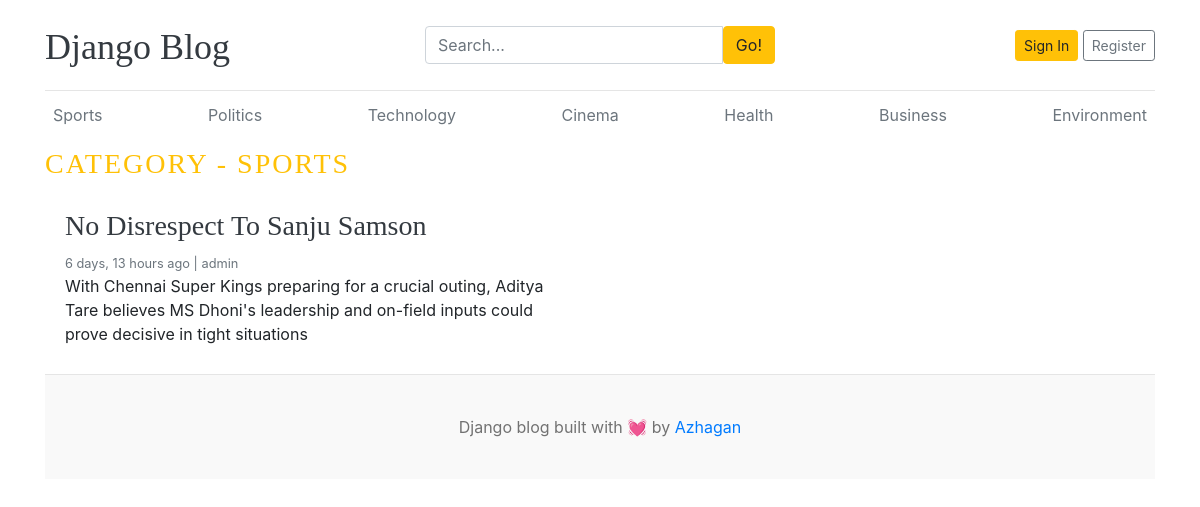
Page /category/1/ on the committed database.
### blogs/models.py (models this page shows, shortened)
class Category(models.Model):
    category_name = models.CharField(max_length=100, unique = True)
    created_at = models.DateTimeField(auto_now_add=True)
    updated_at = models.DateTimeField(auto_now=True)
    class Meta:
        verbose_name_plural = 'Categories'
    def __str__(self):
        return self.category_name

class Blog(models.Model):
    title = models.CharField(max_length=200)
    slug = models.SlugField(max_length=200, unique=True, blank=True)
    category = models.ForeignKey(Category, on_delete=models.CASCADE)
    author = models.ForeignKey(User, on_delete=models.CASCADE)
    featured_image = models.ImageField(upload_to='uploads/%Y/%m/%d/')
    short_description = models.TextField(max_length=500)
    blog_body = models.TextField(max_length=5000)
    status = models.CharField(max_length=20, choices=STATUS_CHOICES, default="Draft")
    is_featured = models.BooleanField(default=False)
    created_at = models.DateTimeField(auto_now_add=True)
    updated_at = models.DateTimeField(auto_now=True)

### blogs/views.py (the view)
# urls.py: path('<int:category_id>/', views.posts_by_category, name='posts_by_category'),
def posts_by_category(request, category_id):
    posts = Blog.objects.filter(category_id=category_id, status='Publish').order_by('created_at')
    category = get_object_or_404(Category, id=category_id)
    context = {
        'posts': posts,
        'category': category
    }
    return render(request, 'posts_by_category.html', context)

### blogs/context_processors.py (called while the page is built)
def get_categories(request):
    categories = Category.objects.all()
    return {'categories': categories}

def get_social_links(request):
    social_links = SocialMedia.objects.all()
    return {'social_links': social_links}

### templates/posts_by_category.html
{% extends "base.html" %}
  {% block content %}
    <h3 class="text-uppercase text-warning" style="letter-spacing: 2px;">Category - {{ category }}</h3>
    <div class="row mb-2">
    {% if posts %}
    {% for post in posts %}
    <div class="col-md-6">
        <div class="card border-0">
        <div class="card-body">
            <h3><a href="{% url 'blogs' post.slug %}"class="text-dark"> {{ post.title }}</a></h3>
            <small class="mb-1 text-muted"> {{post.created_at | timesince }} ago  | {{post.author}} </small>
            <p class="card-text">{{ post.short_description | truncatewords:25 }}</p>
        </div>
        </div>
    </div>
  {% endfor %}
    {% else %}
        <h3 class="text-center text-muted">No posts found in this category.</h3>
    {% endif %}
</div>
{% endblock %}

### templates/base.html (shortened to what this page needs)
{% load static %}
<!DOCTYPE html>
<html lang="en">
<head>
    <link href="https://getbootstrap.com/docs/4.0/dist/css/bootstrap.min.css" rel="stylesheet">
    <link href="{% static 'css/blog.css' %}" rel="stylesheet">
    <link rel="stylesheet" href="https://cdnjs.cloudflare.com/ajax/libs/font-awesome/4.7.0/css/font-awesome.min.css">
  </head>
<body>
    <div class="container">
      <header class="blog-header py-3">
        <div class="row flex-nowrap justify-content-between align-items-center">
          <div class="col-4 pt-1">
            <a class="blog-header-logo text-dark" href="/">Django Blog</a>
          </div>
          <div class="col-4">
            <form action="{% url 'search' %}" method="GET">
              <div class = 'input-group'>
                <input type="text" class="form-control" name="Keyword" value="{{ keyword }}" placeholder="Search..." aria-label="Enter search term">
                <button class="btn btn-warning" type="submit">Go!</button>
              </div>
            </form>
          </div>
          <div class="col-4 d-flex justify-content-end align-items-center">
            {% if not user.is_authenticated %}
            <a class="btn btn-sm btn-warning" href="{% url 'login' %}">Sign In</a> &nbsp;
            <a class="btn btn-sm btn-outline-secondary" href="{% url 'register' %}">Register</a>
            {% else %}
            <span><a href="{% url 'dashboard' %}">Dashboard</a></span>
            &emsp;
            <span> <a href="{% url 'logout' %}">Logout</a> </span>
            {% endif %}
          </div>
        </div>
      </header>
      <div class="nav-scroller py-1 mb-2">
        <nav class="nav d-flex justify-content-between">
          {% for category in categories %}
            <a class="p-2 text-muted" href="{% url 'posts_by_category' category.id %}">{{ category }}</a>
          {% endfor %}
        </nav>
      </div>
{% block content %}
{% endblock %}
 <footer class="blog-footer">
  <p>Django blog built with 💓 by <a href="#">Azhagan</a></p>
</footer>
</body>
</html>

### blog_main/static/css/blog.css (style rules this page uses)
.blog-header { border-bottom: 1px solid #e5e5e5; }
.blog-header-logo { font-family: "Playfair Display", Georgia, "Times New Roman", serif; font-size: 2.25rem; }
h1, h2, h3, h4, h5, h6 { font-family: "Playfair Display", Georgia, "Times New Roman", serif; }
.blog-footer { padding: 2.5rem 0; color: #727272; text-align: center; background-color: #f9f9f9; border-top: .05rem solid #e5e5e5; }
.blog-footer p:last-child { margin-bottom: 0; }

### rows in the picture
Category: category_name "Sports", category_name "SPORTS"
Category: category_name "Politics"
Category: category_name "Technology"
Category: category_name "Cinema"
Category: category_name "Health"
Category: category_name "Business"
Category: category_name "Environment"
Blog: title "No Disrespect To Sanju Samson", created_at "6 days, 13 hours", author "admin", short_description "With Chennai Super Kings preparing for a crucial outing, Aditya Tare believes MS Dhoni's leadership and on-field inputs could prove decisive in tight situations"
